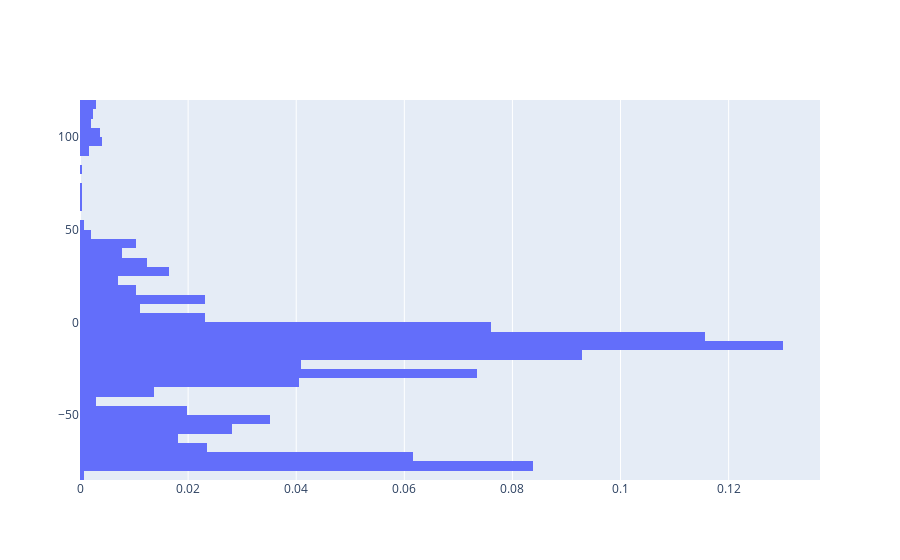

Here is the notebook cell this chart was saved with:
### Code cell
fig = go.Figure(data=[go.Histogram(y=df_adbl['vwap_diff'],histnorm='probability')])

fig.show()

### Figure 1 — Plotly figure (JSON) as saved in the notebook; plotly's stock layout.template omitted (floating-point values rounded to 4 significant figures; data arrays with more than 128 entries replaced by an {"elided": "..."} marker saying what was removed)
{"data": [{"histnorm": "probability", "type": "histogram", "y": {"elided": "2422 float values"}}], "layout": {}}
